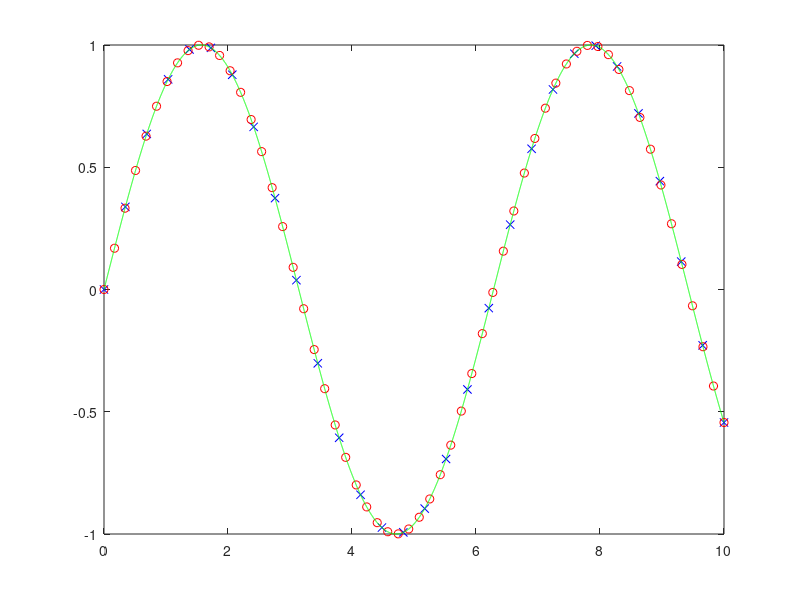

The MATLAB source for this figure:
max = 10;
n = 30;
x = linspace(0,max,n);
y = sin(x);

N = 2;
X = linspace(0,max,N*n);
Y = interp1(x,y,X,'spline');

t = linspace(0,max,max*1000);
f = sin(t);
plot(x,y,'bx'); hold on;
plot(X,Y,'ro');
plot(t,f,'g');